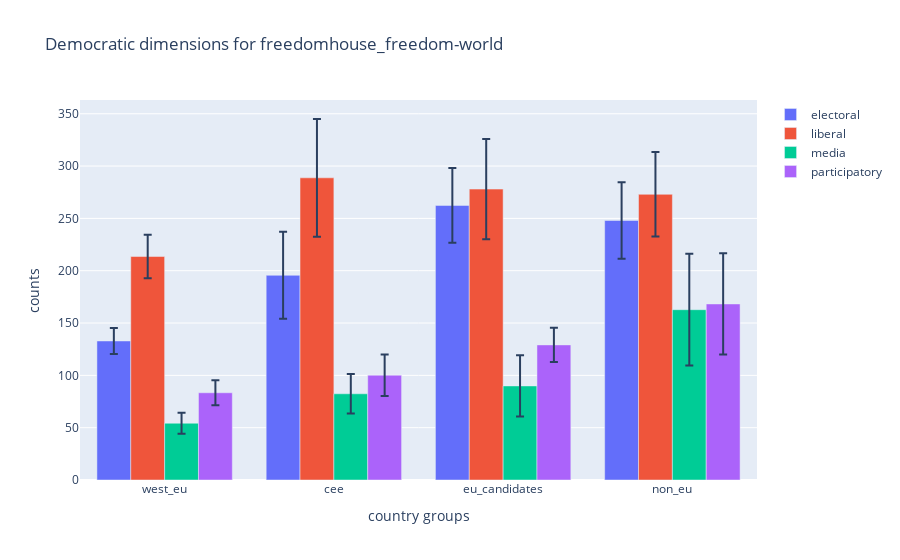
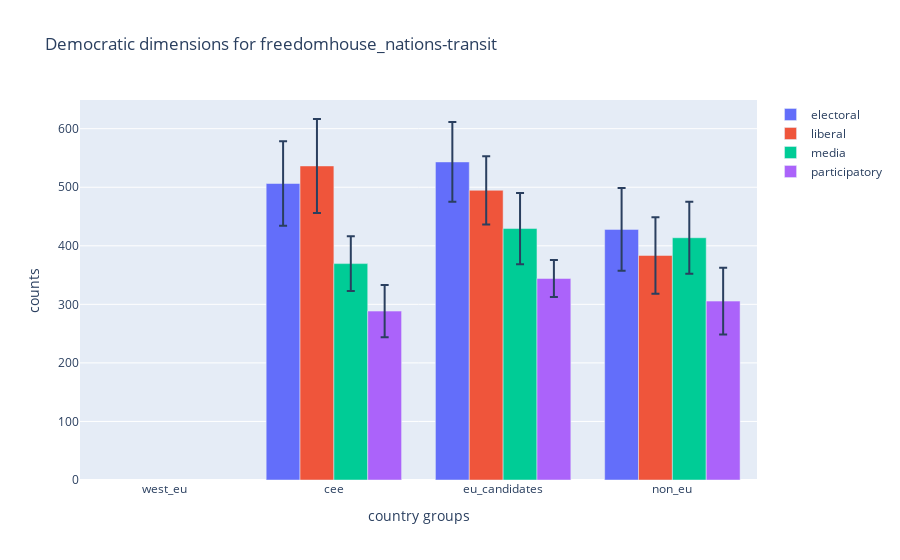
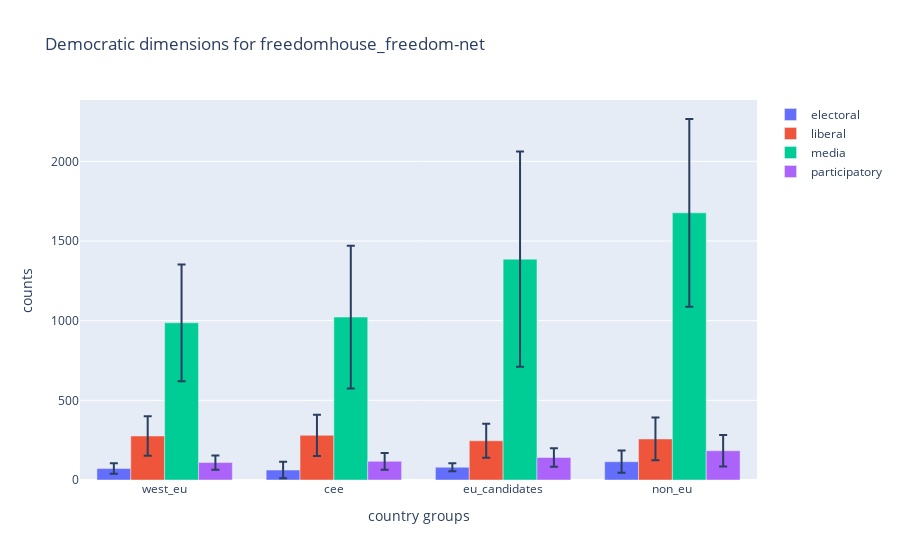
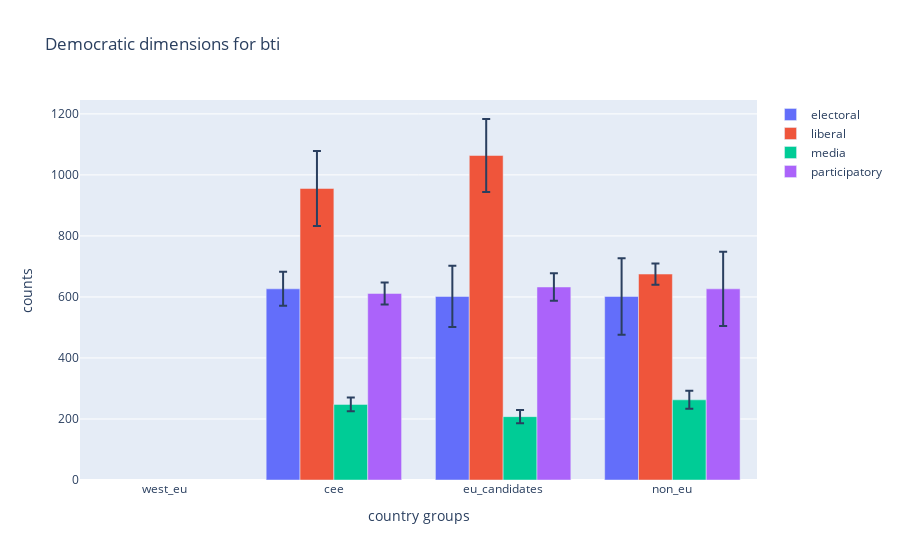

Source (notebook cell) for these figures, in order:
### Code cell
# Plot the country grouping but by seperate sources
# Get list of sources from data
sources = pd.Series(df['source']).unique()
df_grouped_source = pd.DataFrame(df.groupby(['country', 'dimension', 'source'])['count'].sum()).reset_index()
for source in sources:
    df_one_source = df_grouped_source[df_grouped_source['source'] == source]
    fig = plot_country_groups(df_one_source, title=f'Democratic dimensions for {source}')

### Figure 1 — Plotly figure (JSON) as saved in the notebook; plotly's stock layout.template omitted (floating-point values rounded to 4 significant figures)
{"data": [{"error_y": {"array": [12.51, 41.51, 35.67, 36.49], "type": "data", "visible": true}, "name": "electoral", "type": "bar", "x": ["west_eu", "cee", "eu_candidates", "non_eu"], "y": [132.8, 195.6, 262.4, 248]}, {"error_y": {"array": [20.73, 56.21, 47.96, 40.38], "type": "data", "visible": true}, "name": "liberal", "type": "bar", "x": ["west_eu", "cee", "eu_candidates", "non_eu"], "y": [213.6, 288.8, 278, 273]}, {"error_y": {"array": [10.11, 18.9, 29.29, 53.44], "type": "data", "visible": true}, "name": "media", "type": "bar", "x": ["west_eu", "cee", "eu_candidates", "non_eu"], "y": [54.25, 82.38, 89.9, 162.8]}, {"error_y": {"array": [11.98, 19.89, 16.3, 48.42], "type": "data", "visible": true}, "name": "participatory", "type": "bar", "x": ["west_eu", "cee", "eu_candidates", "non_eu"], "y": [83.35, 100.2, 129.1, 168.2]}], "layout": {"barmode": "group", "title": {"text": "Democratic dimensions for freedomhouse_freedom-world"}, "xaxis": {"title": {"text": "country groups"}}, "yaxis": {"title": {"text": "counts"}}}}

### Figure 2 — Plotly figure (JSON) as saved in the notebook; plotly's stock layout.template omitted (floating-point values rounded to 4 significant figures)
{"data": [{"error_y": {"array": [null, 72.33, 68.2, 70.6], "type": "data", "visible": true}, "name": "electoral", "type": "bar", "x": ["west_eu", "cee", "eu_candidates", "non_eu"], "y": [null, 506.4, 543.2, 428]}, {"error_y": {"array": [null, 80.17, 58.29, 65.23], "type": "data", "visible": true}, "name": "liberal", "type": "bar", "x": ["west_eu", "cee", "eu_candidates", "non_eu"], "y": [null, 536.4, 494.8, 383.5]}, {"error_y": {"array": [null, 46.8, 60.92, 61.35], "type": "data", "visible": true}, "name": "media", "type": "bar", "x": ["west_eu", "cee", "eu_candidates", "non_eu"], "y": [null, 369.5, 429.4, 413.8]}, {"error_y": {"array": [null, 44.77, 31.6, 56.87], "type": "data", "visible": true}, "name": "participatory", "type": "bar", "x": ["west_eu", "cee", "eu_candidates", "non_eu"], "y": [null, 288.5, 344.2, 305.5]}], "layout": {"barmode": "group", "title": {"text": "Democratic dimensions for freedomhouse_nations-transit"}, "xaxis": {"title": {"text": "country groups"}}, "yaxis": {"title": {"text": "counts"}}}}

### Figure 3 — Plotly figure (JSON) as saved in the notebook; plotly's stock layout.template omitted (floating-point values rounded to 4 significant figures)
{"data": [{"error_y": {"array": [33.17, 51.97, 25.53, 69.81], "type": "data", "visible": true}, "name": "electoral", "type": "bar", "x": ["west_eu", "cee", "eu_candidates", "non_eu"], "y": [72, 62.5, 80, 114.8]}, {"error_y": {"array": [123.9, 129.6, 106.1, 134.1], "type": "data", "visible": true}, "name": "liberal", "type": "bar", "x": ["west_eu", "cee", "eu_candidates", "non_eu"], "y": [276.2, 280.5, 246.2, 257.5]}, {"error_y": {"array": [366.8, 448.3, 675.7, 589.0], "type": "data", "visible": true}, "name": "media", "type": "bar", "x": ["west_eu", "cee", "eu_candidates", "non_eu"], "y": [986.5, 1022.0, 1386.0, 1677.0]}, {"error_y": {"array": [44.39, 52.66, 57.75, 98.36], "type": "data", "visible": true}, "name": "participatory", "type": "bar", "x": ["west_eu", "cee", "eu_candidates", "non_eu"], "y": [109.5, 117, 141.5, 183.5]}], "layout": {"barmode": "group", "title": {"text": "Democratic dimensions for freedomhouse_freedom-net"}, "xaxis": {"title": {"text": "country groups"}}, "yaxis": {"title": {"text": "counts"}}}}

### Figure 4 — Plotly figure (JSON) as saved in the notebook; plotly's stock layout.template omitted (floating-point values rounded to 4 significant figures)
{"data": [{"error_y": {"array": [null, 55.62, 100.5, 125.4], "type": "data", "visible": true}, "name": "electoral", "type": "bar", "x": ["west_eu", "cee", "eu_candidates", "non_eu"], "y": [null, 626.5, 601.7, 601.8]}, {"error_y": {"array": [null, 123.0, 119.6, 34.74], "type": "data", "visible": true}, "name": "liberal", "type": "bar", "x": ["west_eu", "cee", "eu_candidates", "non_eu"], "y": [null, 955.5, 1064.0, 675]}, {"error_y": {"array": [null, 22.52, 21.85, 29.46], "type": "data", "visible": true}, "name": "media", "type": "bar", "x": ["west_eu", "cee", "eu_candidates", "non_eu"], "y": [null, 247.8, 207.7, 262.8]}, {"error_y": {"array": [null, 36.18, 45.44, 121.9], "type": "data", "visible": true}, "name": "participatory", "type": "bar", "x": ["west_eu", "cee", "eu_candidates", "non_eu"], "y": [null, 611.5, 632.6, 626.5]}], "layout": {"barmode": "group", "title": {"text": "Democratic dimensions for bti"}, "xaxis": {"title": {"text": "country groups"}}, "yaxis": {"title": {"text": "counts"}}}}
